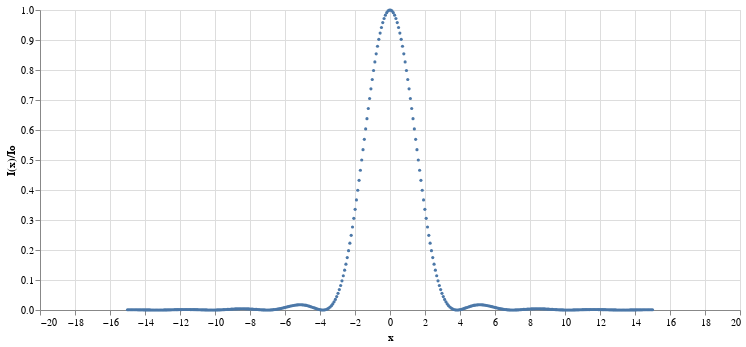

Notebook cell for this chart:
### Code cell
alt.Chart(df_airy,
    height=300,
    width=700
    ).mark_point(
        size=10,
        filled=True,
        opacity=1
    ).encode(
        x='x:Q',
        y=alt.Y('norm_I:Q', title='I(x)/Io'),
        order='x:Q'
    )

### Figure 1 — Vega-Lite specification as saved in the notebook (floating-point values rounded to 4 significant figures; data arrays with more than 128 entries replaced by an {"elided": "..."} marker saying what was removed)
{"$schema": "https://vega.github.io/schema/vega-lite/v2.4.3.json", "config": {"view": {"height": 300, "width": 400}}, "data": {"values": {"elided": "400 records"}}, "encoding": {"order": {"field": "x", "type": "quantitative"}, "x": {"field": "x", "type": "quantitative"}, "y": {"field": "norm_I", "title": "I(x)/Io", "type": "quantitative"}}, "height": 300, "mark": {"filled": true, "opacity": 1, "size": 10, "type": "point"}, "width": 700}
